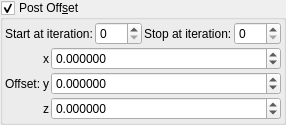
    <widget class="MyGroupBox" name="groupCheck_transf_constant_julia_mode">
     <property name="title">
      <string>Post Off&amp;set</string>
     </property>
     <property name="checkable">
      <bool>true</bool>
     </property>
     <layout class="QVBoxLayout" name="verticalLayout_48">
      <property name="spacing">
       <number>2</number>
      </property>
      <property name="leftMargin">
       <number>2</number>
      </property>
      <property name="topMargin">
       <number>2</number>
      </property>
      <property name="rightMargin">
       <number>2</number>
      </property>
      <property name="bottomMargin">
       <number>2</number>
      </property>
      <item>
       <layout class="QGridLayout" name="gridLayout_66">
        <property name="spacing">
         <number>2</number>
        </property>
        <item row="1" column="0">
         <widget class="QLabel" name="label_253">
          <property name="text">
           <string>Start at iteration:</string>
          </property>
         </widget>
        </item>
        <item row="1" column="2">
         <widget class="QLabel" name="label_252">
          <property name="text">
           <string>Stop at iteration:</string>
          </property>
         </widget>
        </item>
        <item row="1" column="1">
         <widget class="MySpinBox" name="spinboxInt_transf_start_iterations_E">
          <property name="sizePolicy">
           <sizepolicy hsizetype="Minimum" vsizetype="Maximum">
            <horstretch>0</horstretch>
            <verstretch>0</verstretch>
           </sizepolicy>
          </property>
          <property name="maximum">
           <number>999</number>
          </property>
         </widget>
        </item>
        <item row="1" column="3">
         <widget class="MySpinBox" name="spinboxInt_transf_stop_iterations_E">
          <property name="sizePolicy">
           <sizepolicy hsizetype="Minimum" vsizetype="Maximum">
            <horstretch>0</horstretch>
            <verstretch>0</verstretch>
           </sizepolicy>
          </property>
          <property name="maximum">
           <number>999</number>
          </property>
         </widget>
        </item>
       </layout>
      </item>
      <item>
       <layout class="QGridLayout" name="gridLayout_22" columnstretch="0,0,1">
        <property name="spacing">
         <number>2</number>
        </property>
        <item row="1" column="0">
         <widget class="QLabel" name="label_117">
          <property name="text">
           <string>Offset:</string>
          </property>
         </widget>
        </item>
        <item row="0" column="1">
         <widget class="QLabel" name="label_115">
          <property name="sizePolicy">
           <sizepolicy hsizetype="Preferred" vsizetype="Preferred">
            <horstretch>0</horstretch>
            <verstretch>0</verstretch>
           </sizepolicy>
          </property>
          <property name="text">
           <string notr="true">x</string>
          </property>
          <property name="alignment">
           <set>Qt::AlignRight|Qt::AlignTrailing|Qt::AlignVCenter</set>
          </property>
         </widget>
        </item>
        <item row="2" column="2">
         <widget class="MyDoubleSpinBox" name="spinbox3_transf_offset_000_z">
          <property name="sizePolicy">
           <sizepolicy hsizetype="Minimum" vsizetype="Maximum">
            <horstretch>0</horstretch>
            <verstretch>0</verstretch>
           </sizepolicy>
          </property>
          <property name="prefix">
           <string/>
          </property>
          <property name="suffix">
           <string/>
          </property>
          <property name="decimals">
           <number>6</number>
          </property>
          <property name="minimum">
           <double>-99.989999999999995</double>
          </property>
          <property name="maximum">
           <double>99.989999999999995</double>
          </property>
          <property name="singleStep">
           <double>0.100000000000000</double>
          </property>
         </widget>
        </item>
        <item row="1" column="1">
         <widget class="QLabel" name="label_116">
          <property name="sizePolicy">
           <sizepolicy hsizetype="Preferred" vsizetype="Preferred">
            <horstretch>0</horstretch>
            <verstretch>0</verstretch>
           </sizepolicy>
          </property>
          <property name="text">
           <string notr="true">y</string>
          </property>
          <property name="alignment">
           <set>Qt::AlignRight|Qt::AlignTrailing|Qt::AlignVCenter</set>
          </property>
         </widget>
        </item>
        <item row="0" column="2">
         <widget class="MyDoubleSpinBox" name="spinbox3_transf_offset_000_x">
          <property name="sizePolicy">
           <sizepolicy hsizetype="Minimum" vsizetype="Maximum">
            <horstretch>0</horstretch>
            <verstretch>0</verstretch>
           </sizepolicy>
          </property>
          <property name="prefix">
           <string/>
          </property>
          <property name="suffix">
           <string/>
          </property>
          <property name="decimals">
           <number>6</number>
          </property>
          <property name="minimum">
           <double>-99.989999999999995</double>
          </property>
          <property name="maximum">
           <double>99.989999999999995</double>
          </property>
          <property name="singleStep">
           <double>0.100000000000000</double>
          </property>
         </widget>
        </item>
        <item row="1" column="2">
         <widget class="MyDoubleSpinBox" name="spinbox3_transf_offset_000_y">
          <property name="sizePolicy">
           <sizepolicy hsizetype="Minimum" vsizetype="Maximum">
            <horstretch>0</horstretch>
            <verstretch>0</verstretch>
           </sizepolicy>
          </property>
          <property name="prefix">
           <string/>
          </property>
          <property name="suffix">
           <string/>
          </property>
          <property name="decimals">
           <number>6</number>
          </property>
          <property name="minimum">
           <double>-99.989999999999995</double>
          </property>
          <property name="maximum">
           <double>99.989999999999995</double>
          </property>
          <property name="singleStep">
           <double>0.100000000000000</double>
          </property>
         </widget>
        </item>
        <item row="2" column="1">
         <widget class="QLabel" name="label_122">
          <property name="sizePolicy">
           <sizepolicy hsizetype="Preferred" vsizetype="Preferred">
            <horstretch>0</horstretch>
            <verstretch>0</verstretch>
           </sizepolicy>
          </property>
          <property name="text">
           <string notr="true">z</string>
          </property>
          <property name="alignment">
           <set>Qt::AlignRight|Qt::AlignTrailing|Qt::AlignVCenter</set>
          </property>
         </widget>
        </item>
       </layout>
      </item>
     </layout>
    </widget>
